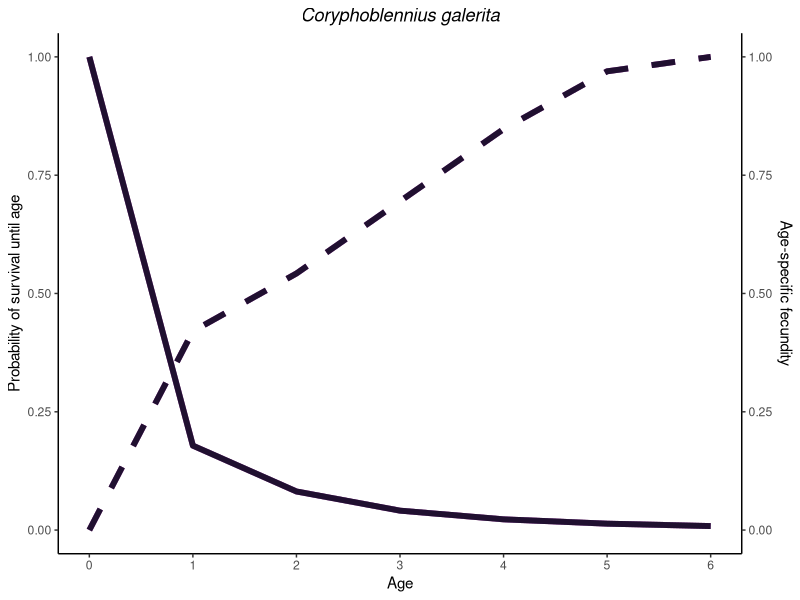
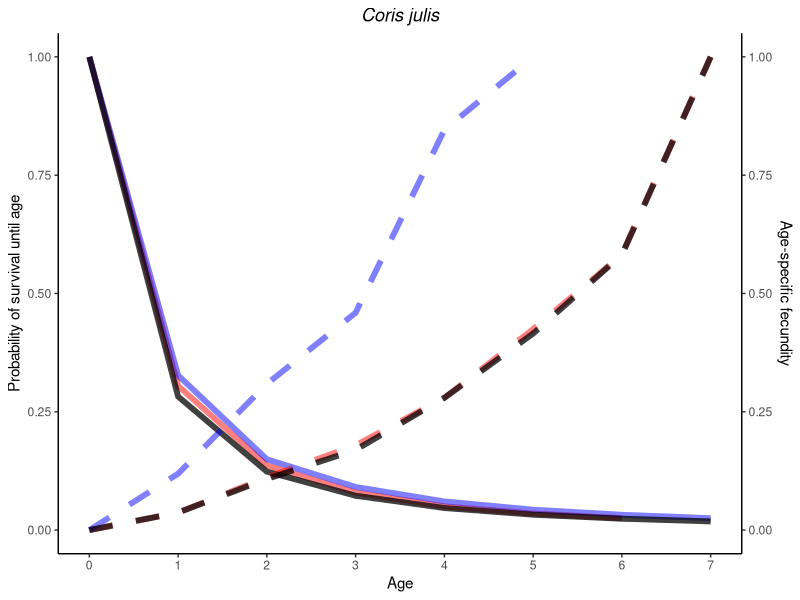
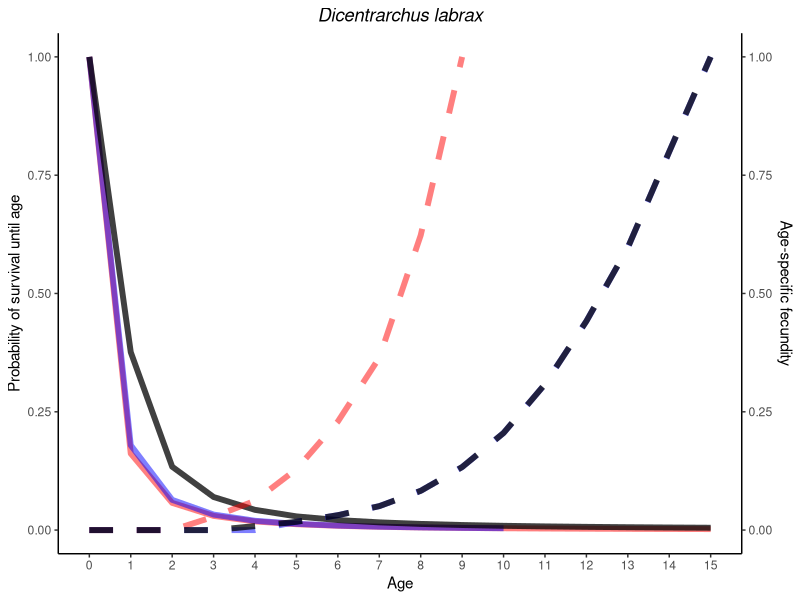
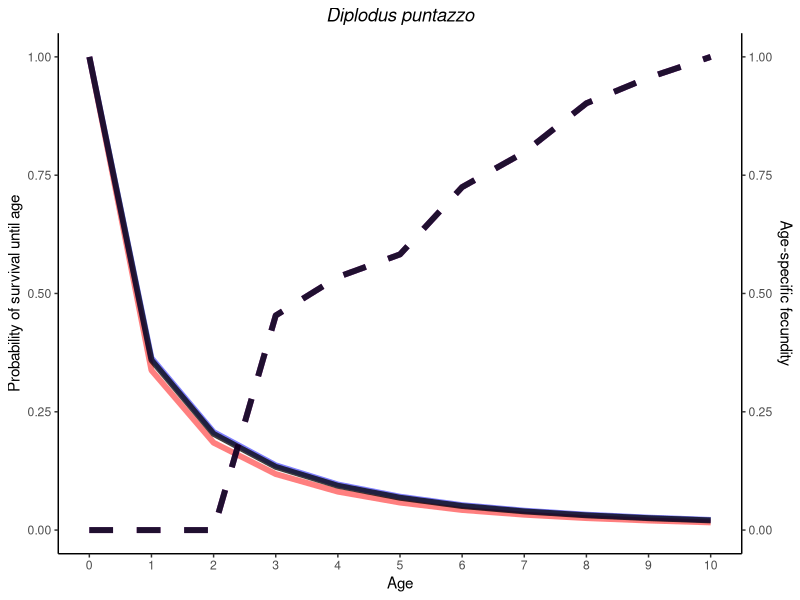
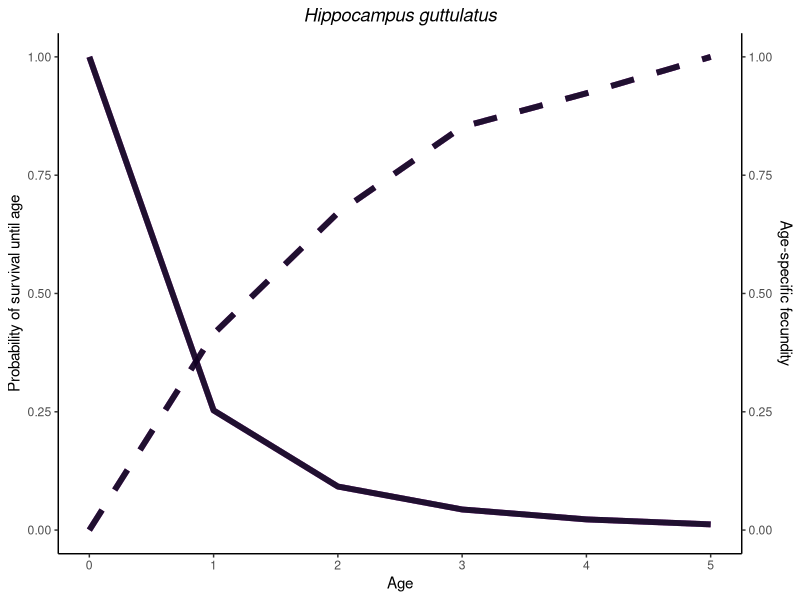
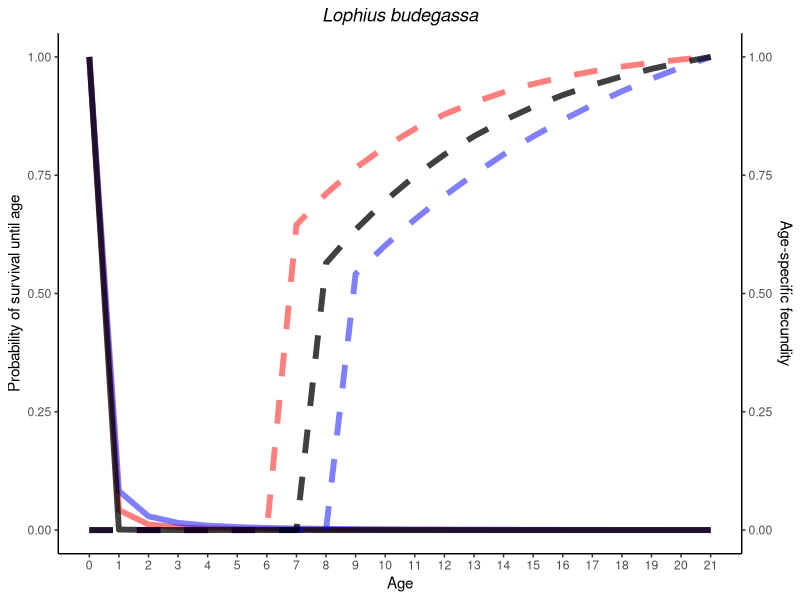
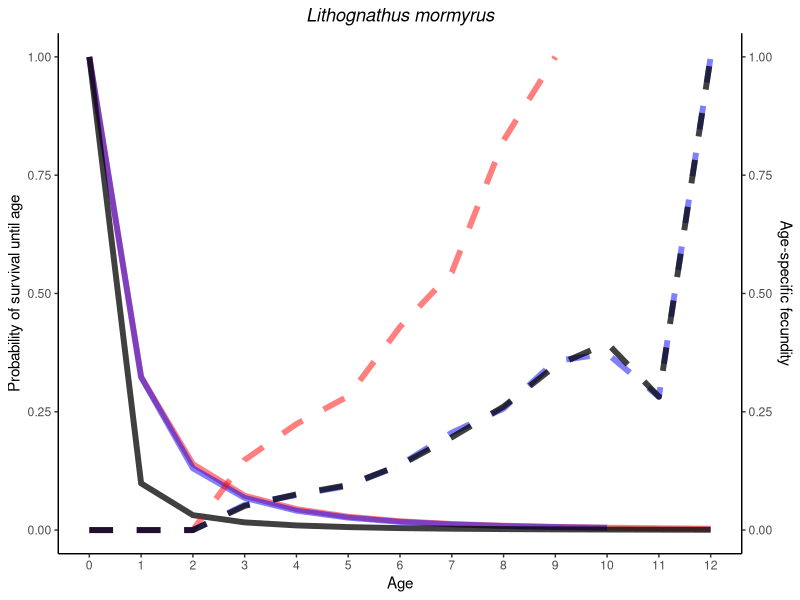
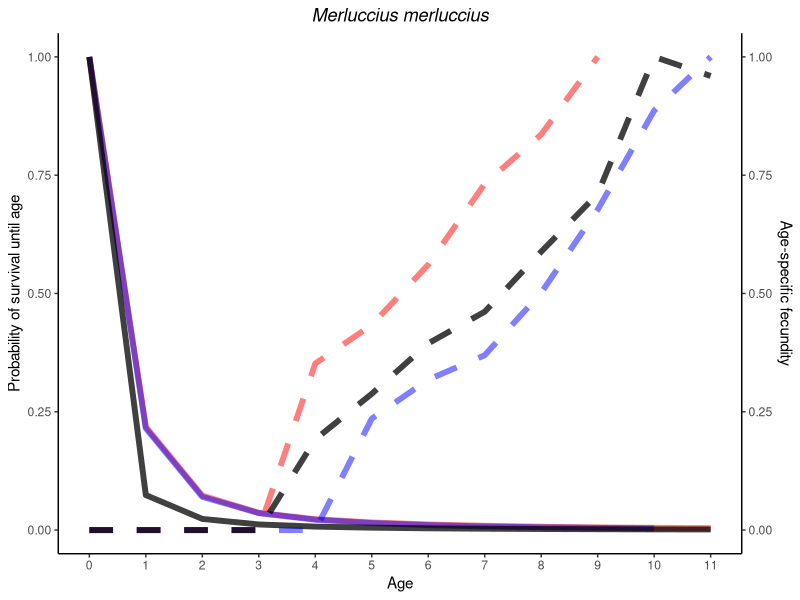

These figures' R source, in order:
#------------------------------------------------------------------------#
#                                                                        #
#             Plot age-survival and fecundity curves                     #
#                                                                        #
#------------------------------------------------------------------------#

#~~~~~~~~~~~~~~~~~~~~~~~~~~~~~~~~~~~~~~~~~~~~~~~~~~~~~~~~~~~~~~~~~~~~~~~~#
# Load packages ----
library(readxl)
library(ggplot2)
# Plot ----
lifetime<-as.data.frame(read_excel("Data/GENETIC_DIVERSITY_DATA.xlsx",sheet="SLiM"))
species=lifetime[is.na(lifetime$Species_code)==FALSE,]$Species_code
latin=lifetime[is.na(lifetime$Species_code)==FALSE,]$Latin
vernacular=lifetime[is.na(lifetime$Species_code)==FALSE,]$Vernacular
line=which(is.na(lifetime$Species_code)==FALSE)
line=c(line,nrow(lifetime)+1)
lifetime$Length_F=as.numeric(lifetime$Length_F)
lifetime$Length_M=as.numeric(lifetime$Length_M)
lifetime$Max_age_F=as.numeric(lifetime$Max_age_F)
lifetime$Max_age_M=as.numeric(lifetime$Max_age_M)

species_c_f=data.frame(Sp=rep(NA,16),
                       c=rep(0,16),
                       f_l=rep(NA,16),
                       beta=rep(0,16)
)

for (i in 1:16){
  lifetime_tmp=lifetime[line[i]:(line[i+1]-1),]
  
  #Surv
  Surv_c=exp(-((((lifetime_tmp$Length)/(lifetime$Linf[line[i]]))^(-1.5))*lifetime$K[line[i]]))
  Surv_f=exp(-((((lifetime_tmp$Length_F)/(lifetime$Linf_F[line[i]]))^(-1.5))*lifetime$K_F[line[i]]))
  Surv_m=exp(-((((lifetime_tmp$Length_M)/(lifetime$Linf_M[line[i]]))^(-1.5))*lifetime$K_M[line[i]]))
  
  #Cum surv
  Cum_surv_c=c(NA,1)
  Cum_surv_c=c(1)
  for (j in 2:length(Surv_c)){
    Cum_surv_c[j]=Cum_surv_c[j-1]*Surv_c[j-1]
  }
  
  Cum_surv_f=c(NA,1)
  Cum_surv_f=c(1)
  for (j in 2:length(Surv_f)){
    Cum_surv_f[j]=Cum_surv_f[j-1]*Surv_f[j-1]
  }
  
  Cum_surv_m=c(NA,1)
  Cum_surv_m=c(1)
  for (j in 2:length(Surv_m)){
    Cum_surv_m[j]=Cum_surv_m[j-1]*Surv_m[j-1]
  }

  # Fecundity
  # Combined
  if (lifetime$Fecundity_length_relationship[line[i]]=="Linear"){
    fec_inter=lifetime$Alpha[line[i]]+(lifetime_tmp$Length*lifetime$Beta[line[i]]) 
    fec_inter=fec_inter/(max(fec_inter,na.rm=T))
  } else if (lifetime$Fecundity_length_relationship[line[i]]=="Power"){
    fec_inter=lifetime$Alpha[line[i]]*(lifetime_tmp$Length^(lifetime$Beta[line[i]]))   
    fec_inter=fec_inter/(max(fec_inter,na.rm=T))
  } else if (lifetime$Fecundity_length_relationship[line[i]]=="Exponential"){
    fec_inter=lifetime$Alpha[line[i]]*exp(lifetime_tmp$Length*lifetime$Beta[line[i]])  
    fec_inter=fec_inter/(max(fec_inter,na.rm=T))
  }
  
  fec_inter[1]=0
  if (lifetime$Maturity[line[i]]>1){
    for (j in 1:lifetime$Maturity[line[i]]){
      fec_inter[j+1]=0
    }
  }
  
  fec_inter_c=fec_inter
  
  # Female
  if (lifetime$Fecundity_length_relationship[line[i]]=="Linear") {
    fec_inter=lifetime$Alpha[line[i]]+(lifetime_tmp$Length_F*lifetime$Beta[line[i]]) 
    fec_inter=fec_inter/(max(fec_inter,na.rm=T))
  } else if (lifetime$Fecundity_length_relationship[line[i]]=="Power") {
    fec_inter=lifetime$Alpha[line[i]]*(lifetime_tmp$Length_F^(lifetime$Beta[line[i]]))   
    fec_inter=fec_inter/(max(fec_inter,na.rm=T))
  } else if (lifetime$Fecundity_length_relationship[line[i]]=="Exponential") {
    fec_inter=lifetime$Alpha[line[i]]*exp(lifetime_tmp$Length_F*lifetime$Beta[line[i]])  
    fec_inter=fec_inter/(max(fec_inter,na.rm=T))
  }
  fec_inter[1]=0
  if (lifetime$Maturity_F[line[i]]>1){
    for (j in 1:lifetime$Maturity_F[line[i]]){
      fec_inter[j+1]=0
    }
  }
  
  fec_inter_f=fec_inter
  
  # Male
  if (lifetime$Fecundity_length_relationship[line[i]]=="Linear") {
    fec_inter=lifetime$Alpha[line[i]]+(lifetime_tmp$Length_M*lifetime$Beta[line[i]]) 
    fec_inter=fec_inter/(max(fec_inter,na.rm=T))
  } else if (lifetime$Fecundity_length_relationship[line[i]]=="Power") {
    fec_inter=lifetime$Alpha[line[i]]*(lifetime_tmp$Length_M^(lifetime$Beta[line[i]]))   
    fec_inter=fec_inter/(max(fec_inter,na.rm=T))
  } else if (lifetime$Fecundity_length_relationship[line[i]]=="Exponential") {
    fec_inter=lifetime$Alpha[line[i]]*exp(lifetime_tmp$Length_M*lifetime$Beta[line[i]])  
    fec_inter=fec_inter/(max(fec_inter,na.rm=T))
  }
  fec_inter[1]=0
  if (lifetime$Maturity_M[line[i]]>1){
    for (j in 1:lifetime$Maturity_M[line[i]]){
      fec_inter[j+1]=0
    }
  }
  
  fec_inter_m=fec_inter
  
  age_specific=data.frame(Age=seq(0,nrow(lifetime_tmp)-1),
                          Surv=Surv_c,
                          Surv_f=Surv_f,
                          Surv_m=Surv_m,
                          Cum_surv_c=Cum_surv_c,
                          Cum_surv_f=Cum_surv_f,
                          Cum_surv_m=Cum_surv_m,
                          fec_c=fec_inter_c,
                          fec_f=fec_inter_f,
                          fec_m=fec_inter_m
  )
  
  ss <- nls(Surv ~ 1-(1- exp(((Age/b)^(c))-(((Age+1)/b)^(c)))),
            start = list(b=1,c = 1),
            lower=c(0.005,0.005), upper=c(100,20),
            control=nls.control(maxiter=1000),
            algorithm="port",
            data=age_specific)
  age_specific$est=c(fitted(ss))
  summary(ss)
  
  species_c_f[i,]=c(lifetime_tmp$Species_code[1],
                    coefficients(ss)[2],
                    lifetime$Fecundity_length_relationship[line[i]],
                    lifetime$Beta[line[i]])
  
  # Plot
  
  p<-ggplot(age_specific,aes(x=Age,y=Cum_surv_c))+
    geom_line(aes(y=Cum_surv_f),size=2,col="red",alpha=0.5)+
    geom_line(aes(y=Cum_surv_m),size=2,col="blue",alpha=0.5)+
    geom_line(size=2,alpha=0.75)+
    geom_line(aes(y=fec_m),linetype='dashed',size=2,col="red",alpha=0.5)+
    geom_line(aes(y=fec_f),linetype='dashed',size=2,col="blue",alpha=0.5)+
    geom_line(aes(y=fec_c),linetype='dashed',size=2,alpha=0.75)+
    theme_classic()+
    scale_y_continuous(
      "Probability of survival until age", 
      sec.axis = sec_axis(~ . * 1, name = "Age-specific fecundity")
    )+
    labs(title = lifetime_tmp$Latin[1])+
    scale_x_continuous("Age",breaks = seq(0,nrow(age_specific)-1))+
    theme(
      plot.title = element_text(hjust = 0.5,face='italic')
    )
  
  pdf(paste(wd,"/figures/Surv_fec_",lifetime_tmp$Species_code[1],".pdf",sep=""),width=5.5,height=3.33)
  print(p)
  dev.off()
}
